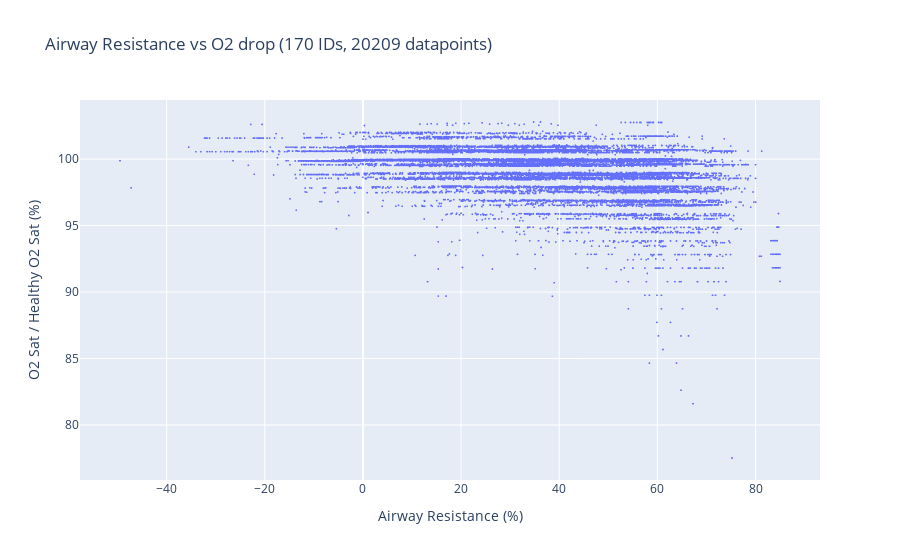

Notebook code cell kept with this figure:
### Code cell
# Plot Airway resistance vs O2 drop
title = f"Airway Resistance vs O2 drop ({df.ID.nunique()} IDs, {len(df)} datapoints)"
fig = px.scatter(df, x="Airway Resistance (%)", y="O2 Sat / Healthy O2 Sat (%)", title=title)
# Reduce marker size
fig.update_traces(marker=dict(size=2))
fig.show()
# 100% is about 98 for females and 97.4 for males
# Hence, threshold at 95% => 3-3.5% drop in O2 Saturation => 96.5-97% O2 Saturation

### Figure 1 — Plotly figure (JSON) as saved in the notebook; plotly's stock layout.template omitted (floating-point values rounded to 4 significant figures; data arrays with more than 128 entries replaced by an {"elided": "..."} marker saying what was removed)
{"data": [{"hovertemplate": "Airway Resistance (%)=%{x}<br>O2 Sat / Healthy O2 Sat (%)=%{y}<extra></extra>", "legendgroup": "", "marker": {"color": "#636efa", "size": 2, "symbol": "circle"}, "mode": "markers", "name": "", "showlegend": false, "type": "scattergl", "x": {"elided": "20209 float values"}, "xaxis": "x", "y": {"elided": "20209 float values"}, "yaxis": "y"}], "layout": {"legend": {"tracegroupgap": 0}, "title": {"text": "Airway Resistance vs O2 drop (170 IDs, 20209 datapoints)"}, "xaxis": {"anchor": "y", "domain": [0, 1], "title": {"text": "Airway Resistance (%)"}}, "yaxis": {"anchor": "x", "domain": [0, 1], "title": {"text": "O2 Sat / Healthy O2 Sat (%)"}}}}
